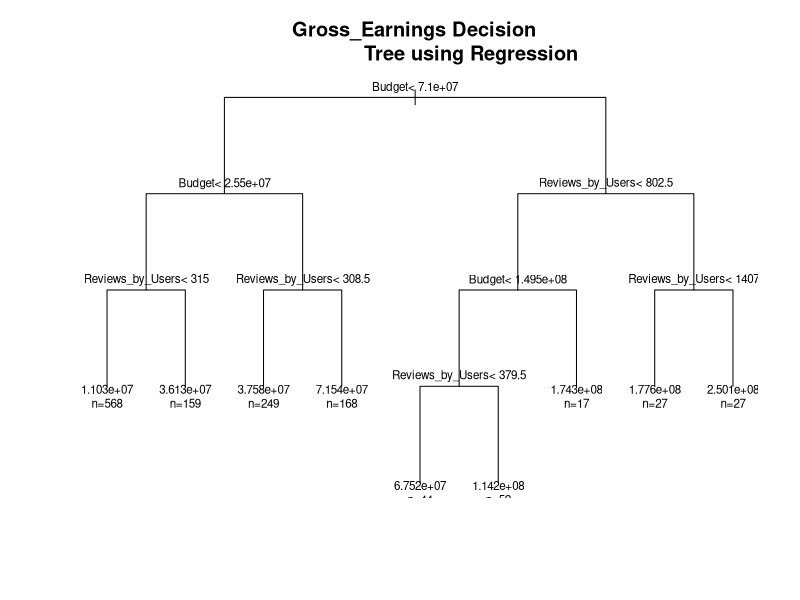
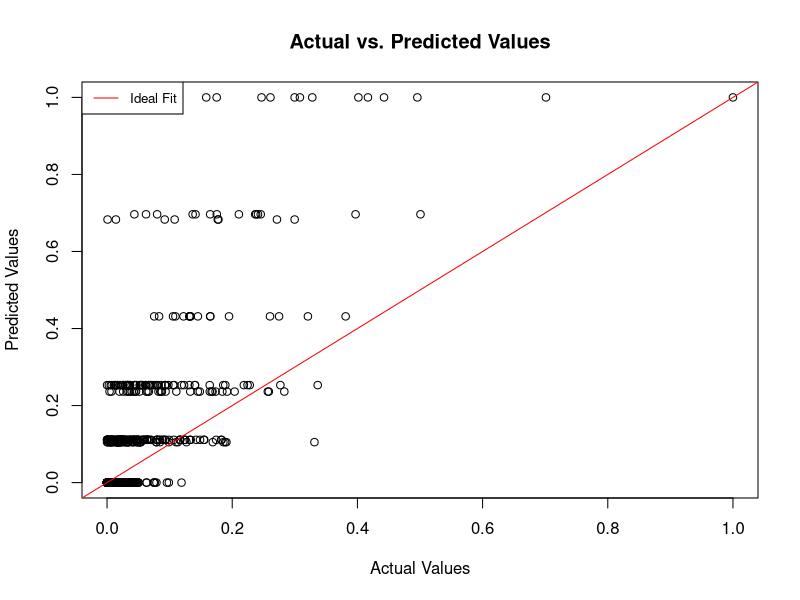

Recreate these plots in R, in order.
## ---- chunk 1
knitr::opts_chunk$set(echo = TRUE)
## ---- chunk 2
# install the rpart package (if needed) to create the decision tree model
if(require(rpart) == FALSE){
  install.packages('rpart')
  library(rpart)
}
# install the Metrics package (if needed) to evaluate the model's performance
if(require(Metrics) == FALSE){
  install.packages("Metrics")
  library(Metrics)
}
# install caret (if needed) to normalize the data
if(require(caret) == FALSE){
  install.packages("caret")
  library(caret)
}

## ---- chunk 3

movies_dataset <- read.csv("movies_final.csv", stringsAsFactors = T)

#70/30 split
training_movies <- read.csv("training_movies.csv", stringsAsFactors = T)

testing_movies <- read.csv("testing_movies.csv", stringsAsFactors = T)

## ---- chunk 4

# Removal of the title column
training_movies <- training_movies[,-1]
testing_movies <- testing_movies[,-1]

summary(movies_dataset)
str(movies_dataset)

summary(training_movies)
str(training_movies)

summary(testing_movies)
str(testing_movies)

print("number of rows in the training set")
nrow(training_movies)

print("number of rows in the testing set")
nrow(testing_movies)

## ---- chunk 5

# Create decision tree model using regression 
#input variables:
# -Duration
# -Budget
# -Reviews_by_Users
# -IMDB_Score
#output variables:
# -Gross_Earnings
  
DT_model <- rpart(Gross_Earnings ~ Duration + 
             Budget + Reviews_by_Users + IMDB_Score,  
             method = "anova", data = training_movies)

## ---- chunk 6

plot(DT_model, uniform = TRUE, 
          main = "Gross_Earnings Decision  
                 Tree using Regression") 
text(DT_model, use.n = TRUE, cex = .7)

print(DT_model)

## ---- chunk 7

#prediction of the testing set values
cat("Predicted value:\n") 
DT_pred <- predict(DT_model, testing_movies, method = "anova") 

## ---- chunk 8

# Testing set true "Gross_Earnings" values
actual_DT_values <- testing_movies$Gross_Earnings

#normalize the data using Min-Max Scaling to a scale of 0 to 1

#actual values normalization

actual_prep <- preProcess(as.data.frame(actual_DT_values), method=c("range"))

norm_actual_DT_values <- predict(actual_prep, as.data.frame(actual_DT_values))

#predicted values normalization

DT_pred_prep <- preProcess(as.data.frame(DT_pred), method=c("range"))

norm_DT_pred <- predict(DT_pred_prep, as.data.frame(DT_pred))

## ---- chunk 9

#To evaluate the model's performance we are going to use metrics such as root mean squared error (RMSE) and the R-squared value

# Calculate RMSE and R-squared

#plot actual values vs predicted values
plot(norm_actual_DT_values$actual_DT_values, norm_DT_pred$DT_pred, 
     xlab = "Actual Values", 
     ylab = "Predicted Values", 
     main = "Actual vs. Predicted Values")

abline(0, 1, col = "red")

legend("topleft", legend = "Ideal Fit", col = "red", lty = 1, cex = 0.8)

# Calculate RMSE
RMSE_value <- rmse(norm_DT_pred$DT_pred, norm_actual_DT_values$actual_DT_values)#rmse(DT_pred, actual_DT_values)

# calculate r-squared
rsq <- function(x, y) summary(lm(y~x))$r.squared
r2 <- rsq(norm_DT_pred$DT_pred, norm_actual_DT_values$actual_DT_values)#rsq(DT_pred, actual_DT_values)

# Print the metrics
cat("RMSE:", RMSE_value, "\n")
cat("R2:", r2, "\n")
